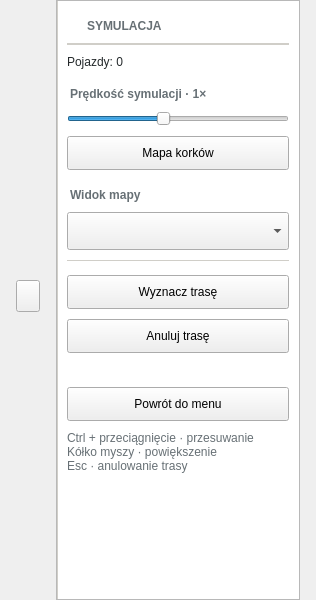
<?xml version='1.0' encoding='utf-8'?>
<ui version="4.0">
 <class>SideMenu</class>
 <widget class="QWidget" name="SideMenu">
  <property name="geometry">
   <rect>
    <x>0</x>
    <y>0</y>
    <width>316</width>
    <height>600</height>
   </rect>
  </property>
  <layout class="QHBoxLayout" name="menuLayout">
   <property name="leftMargin">
    <number>0</number>
   </property>
   <property name="rightMargin">
    <number>0</number>
   </property>
   <property name="topMargin">
    <number>0</number>
   </property>
   <property name="bottomMargin">
    <number>0</number>
   </property>
   <property name="spacing">
    <number>0</number>
   </property>
   <item>
    <layout class="QVBoxLayout" name="handleLayout">
     <item>
      <widget class="QPushButton" name="handleBtn">
       <property name="text">
        <string />
       </property>
       <property name="minimumSize">
        <size>
         <width>24</width>
         <height>32</height>
        </size>
       </property>
       <property name="maximumSize">
        <size>
         <width>24</width>
         <height>32</height>
        </size>
       </property>
       <property name="toolTip">
        <string>Pokaż / ukryj sterowanie</string>
       </property>
      </widget>
     </item>
     <item>
      <spacer name="handleStretch">
       <property name="orientation">
        <enum>Qt::Vertical</enum>
       </property>
      </spacer>
     </item>
    </layout>
   </item>
   <item>
    <widget class="QScrollArea" name="panelScroll">
     <property name="widgetResizable">
      <bool>true</bool>
     </property>
     <property name="horizontalScrollBarPolicy">
      <enum>Qt::ScrollBarAlwaysOff</enum>
     </property>
     <widget class="QWidget" name="sidePanel" native="true">
      <layout class="QVBoxLayout" name="panelLayout">
       <property name="spacing">
        <number>10</number>
       </property>
       <property name="leftMargin">
        <number>10</number>
       </property>
       <property name="topMargin">
        <number>10</number>
       </property>
       <property name="rightMargin">
        <number>10</number>
       </property>
       <property name="bottomMargin">
        <number>10</number>
       </property>
       <item>
        <layout class="QHBoxLayout" name="titleRow">
         <item>
          <widget class="QLabel" name="titleIcon">
           <property name="styleSheet">
            <string>color:#24292B; background:transparent;</string>
           </property>
           <property name="text">
            <string />
           </property>
           <property name="visible">
            <bool>false</bool>
           </property>
          </widget>
         </item>
         <item>
          <widget class="QLabel" name="titleText">
           <property name="styleSheet">
            <string>color:#677075; font-size:12px; font-weight:600; padding-top:8px;</string>
           </property>
           <property name="text">
            <string>SYMULACJA</string>
           </property>
          </widget>
         </item>
         <item>
          <spacer name="titleSpacer">
           <property name="orientation">
            <enum>Qt::Horizontal</enum>
           </property>
           <property name="sizeHint" stdset="0">
            <size>
             <width>40</width>
             <height>20</height>
            </size>
           </property>
          </spacer>
         </item>
        </layout>
       </item>
       <item>
        <widget class="QWidget" name="sep1" native="true">
         <property name="minimumSize">
          <size>
           <width>0</width>
           <height>2</height>
          </size>
         </property>
         <property name="styleSheet">
          <string>background:#D0CEC8;</string>
         </property>
         <property name="maximumSize">
          <size>
           <width>16777215</width>
           <height>1</height>
          </size>
         </property>
        </widget>
       </item>
       <item>
        <widget class="QLabel" name="carCount">
         <property name="text">
          <string>Pojazdy: 0</string>
         </property>
         <property name="styleSheet">
          <string>color:#24292B; background:transparent;</string>
         </property>
        </widget>
       </item>
       <item>
        <widget class="QLabel" name="speedLabel">
         <property name="styleSheet">
          <string>color:#677075; font-size:12px; font-weight:600; padding-top:8px;</string>
         </property>
         <property name="text">
          <string>Prędkość symulacji · 1×</string>
         </property>
        </widget>
       </item>
       <item>
        <widget class="QSlider" name="speedSlider">
         <property name="minimum">
          <number>1</number>
         </property>
         <property name="maximum">
          <number>8</number>
         </property>
         <property name="value">
          <number>4</number>
         </property>
         <property name="orientation">
          <enum>Qt::Horizontal</enum>
         </property>
        </widget>
       </item>
       <item>
        <widget class="QPushButton" name="heatBtn">
         <property name="minimumSize">
          <size>
           <width>0</width>
           <height>34</height>
          </size>
         </property>
         <property name="maximumSize">
          <size>
           <width>16777215</width>
           <height>34</height>
          </size>
         </property>
         <property name="cursor">
          <cursorShape>PointingHandCursor</cursorShape>
         </property>
         <property name="checkable">
          <bool>true</bool>
         </property>
         <property name="text">
          <string>Mapa korków</string>
         </property>
        </widget>
       </item>
       <item>
        <widget class="QLabel" name="themeLabel">
         <property name="styleSheet">
          <string>color:#677075; font-size:12px; font-weight:600; padding-top:8px;</string>
         </property>
         <property name="text">
          <string>Widok mapy</string>
         </property>
        </widget>
       </item>
       <item>
        <widget class="QComboBox" name="themeCombo">
         <property name="minimumSize">
          <size>
           <width>0</width>
           <height>38</height>
          </size>
         </property>
         <property name="maximumSize">
          <size>
           <width>16777215</width>
           <height>38</height>
          </size>
         </property>
         <property name="cursor">
          <cursorShape>PointingHandCursor</cursorShape>
         </property>
        </widget>
       </item>
       <item>
        <widget class="QWidget" name="sep2" native="true">
         <property name="minimumSize">
          <size>
           <width>0</width>
           <height>1</height>
          </size>
         </property>
         <property name="styleSheet">
          <string>background:#D0CEC8;</string>
         </property>
         <property name="maximumSize">
          <size>
           <width>16777215</width>
           <height>1</height>
          </size>
         </property>
        </widget>
       </item>
       <item>
        <spacer name="spacerAfterSep2">
         <property name="orientation">
          <enum>Qt::Vertical</enum>
         </property>
         <property name="sizeType">
          <enum>QSizePolicy::Fixed</enum>
         </property>
         <property name="sizeHint" stdset="0">
          <size>
           <width>20</width>
           <height>4</height>
          </size>
         </property>
        </spacer>
       </item>
       <item>
        <widget class="QPushButton" name="routeBtn">
         <property name="minimumSize">
          <size>
           <width>0</width>
           <height>34</height>
          </size>
         </property>
         <property name="maximumSize">
          <size>
           <width>16777215</width>
           <height>34</height>
          </size>
         </property>
         <property name="cursor">
          <cursorShape>PointingHandCursor</cursorShape>
         </property>
         <property name="text">
          <string>Wyznacz trasę</string>
         </property>
        </widget>
       </item>
       <item>
        <widget class="QPushButton" name="cancelBtn">
         <property name="visible">
          <bool>false</bool>
         </property>
         <property name="minimumSize">
          <size>
           <width>0</width>
           <height>34</height>
          </size>
         </property>
         <property name="maximumSize">
          <size>
           <width>16777215</width>
           <height>34</height>
          </size>
         </property>
         <property name="cursor">
          <cursorShape>PointingHandCursor</cursorShape>
         </property>
         <property name="text">
          <string>Anuluj trasę</string>
         </property>
        </widget>
       </item>
       <item>
        <widget class="QLabel" name="stats">
         <property name="text">
          <string />
         </property>
         <property name="wordWrap">
          <bool>true</bool>
         </property>
         <property name="styleSheet">
          <string>color:#24292B; background:transparent;</string>
         </property>
        </widget>
       </item>
       <item>
        <widget class="QPushButton" name="backBtn">
         <property name="minimumSize">
          <size>
           <width>0</width>
           <height>34</height>
          </size>
         </property>
         <property name="maximumSize">
          <size>
           <width>16777215</width>
           <height>34</height>
          </size>
         </property>
         <property name="cursor">
          <cursorShape>PointingHandCursor</cursorShape>
         </property>
         <property name="text">
          <string>Powrót do menu</string>
         </property>
        </widget>
       </item>
       <item>
        <widget class="QLabel" name="footer">
         <property name="text">
          <string>Ctrl + przeciągnięcie · przesuwanie
Kółko myszy · powiększenie
Esc · anulowanie trasy</string>
         </property>
         <property name="alignment">
          <set>Qt::AlignLeft</set>
         </property>
         <property name="styleSheet">
          <string>color:#677075; font-size:12px;</string>
         </property>
        </widget>
       </item>
       <item>
        <spacer name="panelStretch">
         <property name="orientation">
          <enum>Qt::Vertical</enum>
         </property>
         <property name="sizeHint" stdset="0">
          <size>
           <width>20</width>
           <height>40</height>
          </size>
         </property>
        </spacer>
       </item>
      </layout>
      <property name="styleSheet">
       <string>QWidget#sidePanel { background:#FFFFFF; border-left:1px solid #D0CEC8; }</string>
      </property>
     </widget>
     <property name="minimumSize">
      <size>
       <width>244</width>
       <height>0</height>
      </size>
     </property>
     <property name="maximumSize">
      <size>
       <width>244</width>
       <height>16777215</height>
      </size>
     </property>
    </widget>
   </item>
  </layout>
 </widget>
 <resources />
 <connections />
</ui>
